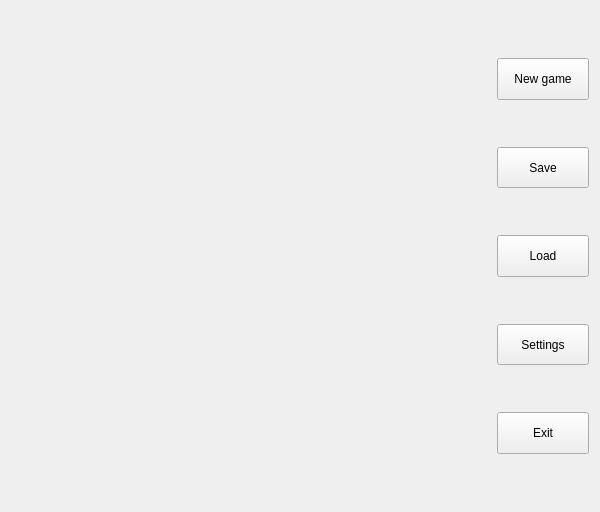
<?xml version="1.0" encoding="UTF-8"?>
<ui version="4.0">
 <class>PredatorPreyGameClass</class>
 <widget class="QMainWindow" name="PredatorPreyGameClass">
  <property name="enabled">
   <bool>true</bool>
  </property>
  <property name="geometry">
   <rect>
    <x>0</x>
    <y>0</y>
    <width>600</width>
    <height>512</height>
   </rect>
  </property>
  <property name="acceptDrops">
   <bool>true</bool>
  </property>
  <property name="windowTitle">
   <string>PredatorPreyGame</string>
  </property>
  <widget class="QWidget" name="centralWidget">
   <property name="enabled">
    <bool>true</bool>
   </property>
   <layout class="QVBoxLayout" name="verticalLayout">
    <item>
     <layout class="QHBoxLayout" name="horizontalLayout">
      <item>
       <layout class="QGridLayout" name="gridLayout">
        <item row="2" column="4">
         <spacer name="verticalSpacer">
          <property name="orientation">
           <enum>Qt::Vertical</enum>
          </property>
          <property name="sizeType">
           <enum>QSizePolicy::Preferred</enum>
          </property>
          <property name="sizeHint" stdset="0">
           <size>
            <width>10</width>
            <height>20</height>
           </size>
          </property>
         </spacer>
        </item>
        <item row="5" column="4">
         <widget class="QPushButton" name="loadBtn">
          <property name="minimumSize">
           <size>
            <width>0</width>
            <height>40</height>
           </size>
          </property>
          <property name="maximumSize">
           <size>
            <width>100</width>
            <height>50</height>
           </size>
          </property>
          <property name="text">
           <string>Load</string>
          </property>
         </widget>
        </item>
        <item row="1" column="4">
         <widget class="QPushButton" name="newGameBtn">
          <property name="minimumSize">
           <size>
            <width>0</width>
            <height>40</height>
           </size>
          </property>
          <property name="maximumSize">
           <size>
            <width>100</width>
            <height>50</height>
           </size>
          </property>
          <property name="text">
           <string>New game</string>
          </property>
         </widget>
        </item>
        <item row="7" column="4">
         <widget class="QPushButton" name="settingsBtn">
          <property name="minimumSize">
           <size>
            <width>0</width>
            <height>40</height>
           </size>
          </property>
          <property name="maximumSize">
           <size>
            <width>100</width>
            <height>50</height>
           </size>
          </property>
          <property name="text">
           <string>Settings</string>
          </property>
         </widget>
        </item>
        <item row="6" column="4">
         <spacer name="verticalSpacer_3">
          <property name="orientation">
           <enum>Qt::Vertical</enum>
          </property>
          <property name="sizeType">
           <enum>QSizePolicy::Preferred</enum>
          </property>
          <property name="sizeHint" stdset="0">
           <size>
            <width>20</width>
            <height>40</height>
           </size>
          </property>
         </spacer>
        </item>
        <item row="0" column="0" rowspan="11" colspan="4">
         <widget class="QWidget" name="field" native="true">
          <property name="minimumSize">
           <size>
            <width>480</width>
            <height>480</height>
           </size>
          </property>
         </widget>
        </item>
        <item row="9" column="4">
         <widget class="QPushButton" name="exitBtn">
          <property name="minimumSize">
           <size>
            <width>0</width>
            <height>40</height>
           </size>
          </property>
          <property name="maximumSize">
           <size>
            <width>100</width>
            <height>50</height>
           </size>
          </property>
          <property name="text">
           <string>Exit</string>
          </property>
         </widget>
        </item>
        <item row="4" column="4">
         <spacer name="verticalSpacer_2">
          <property name="orientation">
           <enum>Qt::Vertical</enum>
          </property>
          <property name="sizeType">
           <enum>QSizePolicy::Preferred</enum>
          </property>
          <property name="sizeHint" stdset="0">
           <size>
            <width>20</width>
            <height>40</height>
           </size>
          </property>
         </spacer>
        </item>
        <item row="0" column="4">
         <spacer name="verticalSpacer_5">
          <property name="orientation">
           <enum>Qt::Vertical</enum>
          </property>
          <property name="sizeType">
           <enum>QSizePolicy::Preferred</enum>
          </property>
          <property name="sizeHint" stdset="0">
           <size>
            <width>20</width>
            <height>40</height>
           </size>
          </property>
         </spacer>
        </item>
        <item row="8" column="4">
         <spacer name="verticalSpacer_4">
          <property name="orientation">
           <enum>Qt::Vertical</enum>
          </property>
          <property name="sizeType">
           <enum>QSizePolicy::Preferred</enum>
          </property>
          <property name="sizeHint" stdset="0">
           <size>
            <width>20</width>
            <height>40</height>
           </size>
          </property>
         </spacer>
        </item>
        <item row="3" column="4">
         <widget class="QPushButton" name="saveBtn">
          <property name="minimumSize">
           <size>
            <width>0</width>
            <height>40</height>
           </size>
          </property>
          <property name="maximumSize">
           <size>
            <width>100</width>
            <height>50</height>
           </size>
          </property>
          <property name="text">
           <string>Save</string>
          </property>
         </widget>
        </item>
       </layout>
      </item>
     </layout>
    </item>
   </layout>
  </widget>
 </widget>
 <layoutdefault spacing="6" margin="11"/>
 <resources/>
 <connections/>
</ui>
